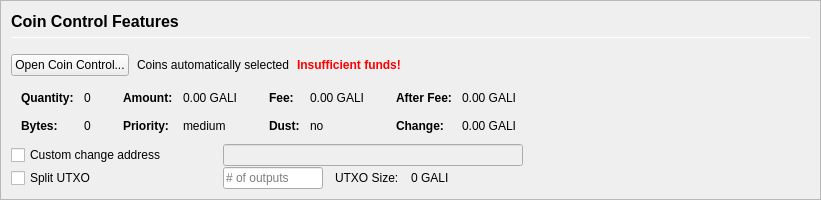
         <widget class="QFrame" name="frameCoinControl">
          <property name="sizePolicy">
           <sizepolicy hsizetype="Expanding" vsizetype="Expanding">
            <horstretch>0</horstretch>
            <verstretch>0</verstretch>
           </sizepolicy>
          </property>
          <property name="maximumSize">
           <size>
            <width>16777215</width>
            <height>16777215</height>
           </size>
          </property>
          <property name="frameShape">
           <enum>QFrame::StyledPanel</enum>
          </property>
          <property name="frameShadow">
           <enum>QFrame::Sunken</enum>
          </property>
          <layout class="QVBoxLayout" name="verticalLayoutCoinControl2">
           <property name="spacing">
            <number>0</number>
           </property>
           <property name="margin">
            <number>0</number>
           </property>
           <item>
            <widget class="QFrame" name="frameCoinControl_BG">
             <layout class="QVBoxLayout" name="verticalLayoutCoinControl" stretch="0,0,0,0,0,0">
              <property name="spacing">
               <number>1</number>
              </property>
              <property name="leftMargin">
               <number>10</number>
              </property>
              <property name="topMargin">
               <number>10</number>
              </property>
              <item>
               <layout class="QHBoxLayout" name="horizontalLayoutCoinControl1">
                <property name="bottomMargin">
                 <number>15</number>
                </property>
                <item>
                 <layout class="QVBoxLayout" name="verticalLayout_3">
                  <property name="spacing">
                   <number>6</number>
                  </property>
                  <item>
                   <widget class="QLabel" name="labelCoinControlFeatures">
                    <property name="sizePolicy">
                     <sizepolicy hsizetype="Preferred" vsizetype="Maximum">
                      <horstretch>0</horstretch>
                      <verstretch>0</verstretch>
                     </sizepolicy>
                    </property>
                    <property name="minimumSize">
                     <size>
                      <width>0</width>
                      <height>20</height>
                     </size>
                    </property>
                    <property name="font">
                     <font>
                      <pointsize>12</pointsize>
                      <weight>75</weight>
                      <bold>true</bold>
                     </font>
                    </property>
                    <property name="styleSheet">
                     <string notr="true">font-weight:bold;</string>
                    </property>
                    <property name="text">
                     <string>Coin Control Features</string>
                    </property>
                   </widget>
                  </item>
                  <item>
                   <widget class="Line" name="line">
                    <property name="minimumSize">
                     <size>
                      <width>0</width>
                      <height>1</height>
                     </size>
                    </property>
                    <property name="maximumSize">
                     <size>
                      <width>16777215</width>
                      <height>1</height>
                     </size>
                    </property>
                    <property name="orientation">
                     <enum>Qt::Horizontal</enum>
                    </property>
                   </widget>
                  </item>
                 </layout>
                </item>
               </layout>
              </item>
              <item>
               <layout class="QHBoxLayout" name="horizontalLayoutCoinControl2" stretch="0,0,0,0">
                <property name="spacing">
                 <number>8</number>
                </property>
                <property name="bottomMargin">
                 <number>10</number>
                </property>
                <item>
                 <widget class="QPushButton" name="pushButtonCoinControl">
                  <property name="styleSheet">
                   <string notr="true"/>
                  </property>
                  <property name="text">
                   <string>Open Coin Control...</string>
                  </property>
                  <property name="autoDefault">
                   <bool>false</bool>
                  </property>
                 </widget>
                </item>
                <item>
                 <widget class="QLabel" name="labelCoinControlAutomaticallySelected">
                  <property name="text">
                   <string>Coins automatically selected</string>
                  </property>
                  <property name="margin">
                   <number>5</number>
                  </property>
                 </widget>
                </item>
                <item>
                 <widget class="QLabel" name="labelCoinControlInsuffFunds">
                  <property name="font">
                   <font>
                    <weight>75</weight>
                    <bold>true</bold>
                   </font>
                  </property>
                  <property name="styleSheet">
                   <string notr="true">color:red;font-weight:bold;</string>
                  </property>
                  <property name="text">
                   <string>Insufficient funds!</string>
                  </property>
                  <property name="margin">
                   <number>5</number>
                  </property>
                 </widget>
                </item>
                <item>
                 <spacer name="horizontalSpacerCoinControl">
                  <property name="orientation">
                   <enum>Qt::Horizontal</enum>
                  </property>
                  <property name="sizeHint" stdset="0">
                   <size>
                    <width>40</width>
                    <height>1</height>
                   </size>
                  </property>
                 </spacer>
                </item>
               </layout>
              </item>
              <item>
               <widget class="QWidget" name="widgetCoinControl" native="true">
                <property name="sizePolicy">
                 <sizepolicy hsizetype="Preferred" vsizetype="Preferred">
                  <horstretch>0</horstretch>
                  <verstretch>0</verstretch>
                 </sizepolicy>
                </property>
                <property name="minimumSize">
                 <size>
                  <width>0</width>
                  <height>0</height>
                 </size>
                </property>
                <property name="styleSheet">
                 <string notr="true"/>
                </property>
                <layout class="QHBoxLayout" name="horizontalLayoutCoinControl5">
                 <property name="margin">
                  <number>0</number>
                 </property>
                 <item>
                  <layout class="QHBoxLayout" name="horizontalLayoutCoinControl3" stretch="0,0,0,1">
                   <property name="spacing">
                    <number>20</number>
                   </property>
                   <property name="topMargin">
                    <number>0</number>
                   </property>
                   <property name="bottomMargin">
                    <number>10</number>
                   </property>
                   <item>
                    <layout class="QFormLayout" name="formLayoutCoinControl1">
                     <property name="horizontalSpacing">
                      <number>10</number>
                     </property>
                     <property name="verticalSpacing">
                      <number>14</number>
                     </property>
                     <property name="leftMargin">
                      <number>10</number>
                     </property>
                     <property name="topMargin">
                      <number>4</number>
                     </property>
                     <property name="rightMargin">
                      <number>6</number>
                     </property>
                     <item row="0" column="0">
                      <widget class="QLabel" name="labelCoinControlQuantityText">
                       <property name="font">
                        <font>
                         <weight>75</weight>
                         <bold>true</bold>
                        </font>
                       </property>
                       <property name="text">
                        <string>Quantity:</string>
                       </property>
                       <property name="margin">
                        <number>0</number>
                       </property>
                      </widget>
                     </item>
                     <item row="0" column="1">
                      <widget class="QLabel" name="labelCoinControlQuantity">
                       <property name="cursor">
                        <cursorShape>IBeamCursor</cursorShape>
                       </property>
                       <property name="contextMenuPolicy">
                        <enum>Qt::ActionsContextMenu</enum>
                       </property>
                       <property name="text">
                        <string notr="true">0</string>
                       </property>
                       <property name="margin">
                        <number>0</number>
                       </property>
                       <property name="textInteractionFlags">
                        <set>Qt::LinksAccessibleByMouse|Qt::TextSelectableByKeyboard|Qt::TextSelectableByMouse</set>
                       </property>
                      </widget>
                     </item>
                     <item row="1" column="0">
                      <widget class="QLabel" name="labelCoinControlBytesText">
                       <property name="font">
                        <font>
                         <weight>75</weight>
                         <bold>true</bold>
                        </font>
                       </property>
                       <property name="text">
                        <string>Bytes:</string>
                       </property>
                      </widget>
                     </item>
                     <item row="1" column="1">
                      <widget class="QLabel" name="labelCoinControlBytes">
                       <property name="cursor">
                        <cursorShape>IBeamCursor</cursorShape>
                       </property>
                       <property name="contextMenuPolicy">
                        <enum>Qt::ActionsContextMenu</enum>
                       </property>
                       <property name="text">
                        <string notr="true">0</string>
                       </property>
                       <property name="textInteractionFlags">
                        <set>Qt::LinksAccessibleByMouse|Qt::TextSelectableByKeyboard|Qt::TextSelectableByMouse</set>
                       </property>
                      </widget>
                     </item>
                    </layout>
                   </item>
                   <item>
                    <layout class="QFormLayout" name="formLayoutCoinControl2">
                     <property name="horizontalSpacing">
                      <number>10</number>
                     </property>
                     <property name="verticalSpacing">
                      <number>14</number>
                     </property>
                     <property name="leftMargin">
                      <number>6</number>
                     </property>
                     <property name="topMargin">
                      <number>4</number>
                     </property>
                     <property name="rightMargin">
                      <number>6</number>
                     </property>
                     <item row="0" column="0">
                      <widget class="QLabel" name="labelCoinControlAmountText">
                       <property name="font">
                        <font>
                         <weight>75</weight>
                         <bold>true</bold>
                        </font>
                       </property>
                       <property name="text">
                        <string>Amount:</string>
                       </property>
                       <property name="margin">
                        <number>0</number>
                       </property>
                      </widget>
                     </item>
                     <item row="0" column="1">
                      <widget class="QLabel" name="labelCoinControlAmount">
                       <property name="cursor">
                        <cursorShape>IBeamCursor</cursorShape>
                       </property>
                       <property name="contextMenuPolicy">
                        <enum>Qt::ActionsContextMenu</enum>
                       </property>
                       <property name="text">
                        <string notr="true">0.00 GALI</string>
                       </property>
                       <property name="textInteractionFlags">
                        <set>Qt::LinksAccessibleByMouse|Qt::TextSelectableByKeyboard|Qt::TextSelectableByMouse</set>
                       </property>
                      </widget>
                     </item>
                     <item row="1" column="0">
                      <widget class="QLabel" name="labelCoinControlPriorityText">
                       <property name="font">
                        <font>
                         <weight>75</weight>
                         <bold>true</bold>
                        </font>
                       </property>
                       <property name="text">
                        <string>Priority:</string>
                       </property>
                      </widget>
                     </item>
                     <item row="1" column="1">
                      <widget class="QLabel" name="labelCoinControlPriority">
                       <property name="cursor">
                        <cursorShape>IBeamCursor</cursorShape>
                       </property>
                       <property name="contextMenuPolicy">
                        <enum>Qt::ActionsContextMenu</enum>
                       </property>
                       <property name="text">
                        <string>medium</string>
                       </property>
                       <property name="textInteractionFlags">
                        <set>Qt::LinksAccessibleByMouse|Qt::TextSelectableByKeyboard|Qt::TextSelectableByMouse</set>
                       </property>
                      </widget>
                     </item>
                    </layout>
                   </item>
                   <item>
                    <layout class="QFormLayout" name="formLayoutCoinControl3">
                     <property name="horizontalSpacing">
                      <number>10</number>
                     </property>
                     <property name="verticalSpacing">
                      <number>14</number>
                     </property>
                     <property name="leftMargin">
                      <number>6</number>
                     </property>
                     <property name="topMargin">
                      <number>4</number>
                     </property>
                     <property name="rightMargin">
                      <number>6</number>
                     </property>
                     <item row="0" column="0">
                      <widget class="QLabel" name="labelCoinControlFeeText">
                       <property name="font">
                        <font>
                         <weight>75</weight>
                         <bold>true</bold>
                        </font>
                       </property>
                       <property name="text">
                        <string>Fee:</string>
                       </property>
                       <property name="margin">
                        <number>0</number>
                       </property>
                      </widget>
                     </item>
                     <item row="0" column="1">
                      <widget class="QLabel" name="labelCoinControlFee">
                       <property name="cursor">
                        <cursorShape>IBeamCursor</cursorShape>
                       </property>
                       <property name="contextMenuPolicy">
                        <enum>Qt::ActionsContextMenu</enum>
                       </property>
                       <property name="text">
                        <string notr="true">0.00 GALI</string>
                       </property>
                       <property name="textInteractionFlags">
                        <set>Qt::LinksAccessibleByMouse|Qt::TextSelectableByKeyboard|Qt::TextSelectableByMouse</set>
                       </property>
                      </widget>
                     </item>
                     <item row="1" column="0">
                      <widget class="QLabel" name="labelCoinControlLowOutputText">
                       <property name="font">
                        <font>
                         <weight>75</weight>
                         <bold>true</bold>
                        </font>
                       </property>
                       <property name="text">
                        <string>Dust:</string>
                       </property>
                      </widget>
                     </item>
                     <item row="1" column="1">
                      <widget class="QLabel" name="labelCoinControlLowOutput">
                       <property name="cursor">
                        <cursorShape>IBeamCursor</cursorShape>
                       </property>
                       <property name="contextMenuPolicy">
                        <enum>Qt::ActionsContextMenu</enum>
                       </property>
                       <property name="text">
                        <string>no</string>
                       </property>
                       <property name="textInteractionFlags">
                        <set>Qt::LinksAccessibleByMouse|Qt::TextSelectableByKeyboard|Qt::TextSelectableByMouse</set>
                       </property>
                      </widget>
                     </item>
                    </layout>
                   </item>
                   <item>
                    <layout class="QFormLayout" name="formLayoutCoinControl4">
                     <property name="horizontalSpacing">
                      <number>10</number>
                     </property>
                     <property name="verticalSpacing">
                      <number>14</number>
                     </property>
                     <property name="leftMargin">
                      <number>6</number>
                     </property>
                     <property name="topMargin">
                      <number>4</number>
                     </property>
                     <property name="rightMargin">
                      <number>6</number>
                     </property>
                     <item row="0" column="0">
                      <widget class="QLabel" name="labelCoinControlAfterFeeText">
                       <property name="font">
                        <font>
                         <weight>75</weight>
                         <bold>true</bold>
                        </font>
                       </property>
                       <property name="text">
                        <string>After Fee:</string>
                       </property>
                       <property name="margin">
                        <number>0</number>
                       </property>
                      </widget>
                     </item>
                     <item row="0" column="1">
                      <widget class="QLabel" name="labelCoinControlAfterFee">
                       <property name="cursor">
                        <cursorShape>IBeamCursor</cursorShape>
                       </property>
                       <property name="contextMenuPolicy">
                        <enum>Qt::ActionsContextMenu</enum>
                       </property>
                       <property name="text">
                        <string notr="true">0.00 GALI</string>
                       </property>
                       <property name="textInteractionFlags">
                        <set>Qt::LinksAccessibleByMouse|Qt::TextSelectableByKeyboard|Qt::TextSelectableByMouse</set>
                       </property>
                      </widget>
                     </item>
                     <item row="1" column="0">
                      <widget class="QLabel" name="labelCoinControlChangeText">
                       <property name="font">
                        <font>
                         <weight>75</weight>
                         <bold>true</bold>
                        </font>
                       </property>
                       <property name="text">
                        <string>Change:</string>
                       </property>
                      </widget>
                     </item>
                     <item row="1" column="1">
                      <widget class="QLabel" name="labelCoinControlChange">
                       <property name="cursor">
                        <cursorShape>IBeamCursor</cursorShape>
                       </property>
                       <property name="contextMenuPolicy">
                        <enum>Qt::ActionsContextMenu</enum>
                       </property>
                       <property name="text">
                        <string notr="true">0.00 GALI</string>
                       </property>
                       <property name="textInteractionFlags">
                        <set>Qt::LinksAccessibleByMouse|Qt::TextSelectableByKeyboard|Qt::TextSelectableByMouse</set>
                       </property>
                      </widget>
                     </item>
                    </layout>
                   </item>
                  </layout>
                 </item>
                </layout>
               </widget>
              </item>
              <item>
               <layout class="QHBoxLayout" name="horizontalLayoutCoinControl4">
                <property name="spacing">
                 <number>12</number>
                </property>
                <property name="sizeConstraint">
                 <enum>QLayout::SetDefaultConstraint</enum>
                </property>
                <property name="topMargin">
                 <number>0</number>
                </property>
                <property name="rightMargin">
                 <number>0</number>
                </property>
                <item>
                 <widget class="QCheckBox" name="checkBoxCoinControlChange">
                  <property name="sizePolicy">
                   <sizepolicy hsizetype="Preferred" vsizetype="Preferred">
                    <horstretch>0</horstretch>
                    <verstretch>0</verstretch>
                   </sizepolicy>
                  </property>
                  <property name="minimumSize">
                   <size>
                    <width>200</width>
                    <height>0</height>
                   </size>
                  </property>
                  <property name="maximumSize">
                   <size>
                    <width>200</width>
                    <height>16777215</height>
                   </size>
                  </property>
                  <property name="toolTip">
                   <string>If this is activated, but the change address is empty or invalid, change will be sent to a newly generated address.</string>
                  </property>
                  <property name="text">
                   <string>Custom change address</string>
                  </property>
                 </widget>
                </item>
                <item>
                 <widget class="QValidatedLineEdit" name="lineEditCoinControlChange">
                  <property name="enabled">
                   <bool>false</bool>
                  </property>
                  <property name="sizePolicy">
                   <sizepolicy hsizetype="Preferred" vsizetype="Preferred">
                    <horstretch>0</horstretch>
                    <verstretch>0</verstretch>
                   </sizepolicy>
                  </property>
                  <property name="minimumSize">
                   <size>
                    <width>300</width>
                    <height>0</height>
                   </size>
                  </property>
                 </widget>
                </item>
                <item>
                 <widget class="QLabel" name="labelCoinControlChangeLabel">
                  <property name="sizePolicy">
                   <sizepolicy hsizetype="Preferred" vsizetype="Preferred">
                    <horstretch>0</horstretch>
                    <verstretch>0</verstretch>
                   </sizepolicy>
                  </property>
                  <property name="minimumSize">
                   <size>
                    <width>100</width>
                    <height>0</height>
                   </size>
                  </property>
                  <property name="text">
                   <string/>
                  </property>
                  <property name="margin">
                   <number>3</number>
                  </property>
                 </widget>
                </item>
               </layout>
              </item>
              <item>
               <layout class="QHBoxLayout" name="horizontalLayoutCoinControl6">
                <property name="spacing">
                 <number>12</number>
                </property>
                <property name="rightMargin">
                 <number>0</number>
                </property>
                <item>
                 <widget class="QCheckBox" name="splitBlockCheckBox">
                  <property name="sizePolicy">
                   <sizepolicy hsizetype="Preferred" vsizetype="Preferred">
                    <horstretch>0</horstretch>
                    <verstretch>0</verstretch>
                   </sizepolicy>
                  </property>
                  <property name="minimumSize">
                   <size>
                    <width>200</width>
                    <height>0</height>
                   </size>
                  </property>
                  <property name="maximumSize">
                   <size>
                    <width>200</width>
                    <height>16777215</height>
                   </size>
                  </property>
                  <property name="text">
                   <string>Split UTXO</string>
                  </property>
                 </widget>
                </item>
                <item>
                 <widget class="QLineEdit" name="splitBlockLineEdit">
                  <property name="sizePolicy">
                   <sizepolicy hsizetype="Preferred" vsizetype="Preferred">
                    <horstretch>50</horstretch>
                    <verstretch>0</verstretch>
                   </sizepolicy>
                  </property>
                  <property name="minimumSize">
                   <size>
                    <width>100</width>
                    <height>0</height>
                   </size>
                  </property>
                  <property name="maximumSize">
                   <size>
                    <width>100</width>
                    <height>16777215</height>
                   </size>
                  </property>
                  <property name="placeholderText">
                   <string># of outputs</string>
                  </property>
                 </widget>
                </item>
                <item>
                 <widget class="QLabel" name="labelBlockSizeText">
                  <property name="text">
                   <string>UTXO Size:</string>
                  </property>
                 </widget>
                </item>
                <item>
                 <widget class="QLabel" name="labelBlockSize">
                  <property name="text">
                   <string>0 GALI</string>
                  </property>
                 </widget>
                </item>
                <item>
                 <spacer name="horizontalSpacer_7">
                  <property name="orientation">
                   <enum>Qt::Horizontal</enum>
                  </property>
                  <property name="sizeHint" stdset="0">
                   <size>
                    <width>40</width>
                    <height>20</height>
                   </size>
                  </property>
                 </spacer>
                </item>
               </layout>
              </item>
              <item>
               <spacer name="verticalSpacerCoinControl">
                <property name="orientation">
                 <enum>Qt::Vertical</enum>
                </property>
                <property name="sizeHint" stdset="0">
                 <size>
                  <width>800</width>
                  <height>1</height>
                 </size>
                </property>
               </spacer>
              </item>
             </layout>
            </widget>
           </item>
          </layout>
         </widget>
